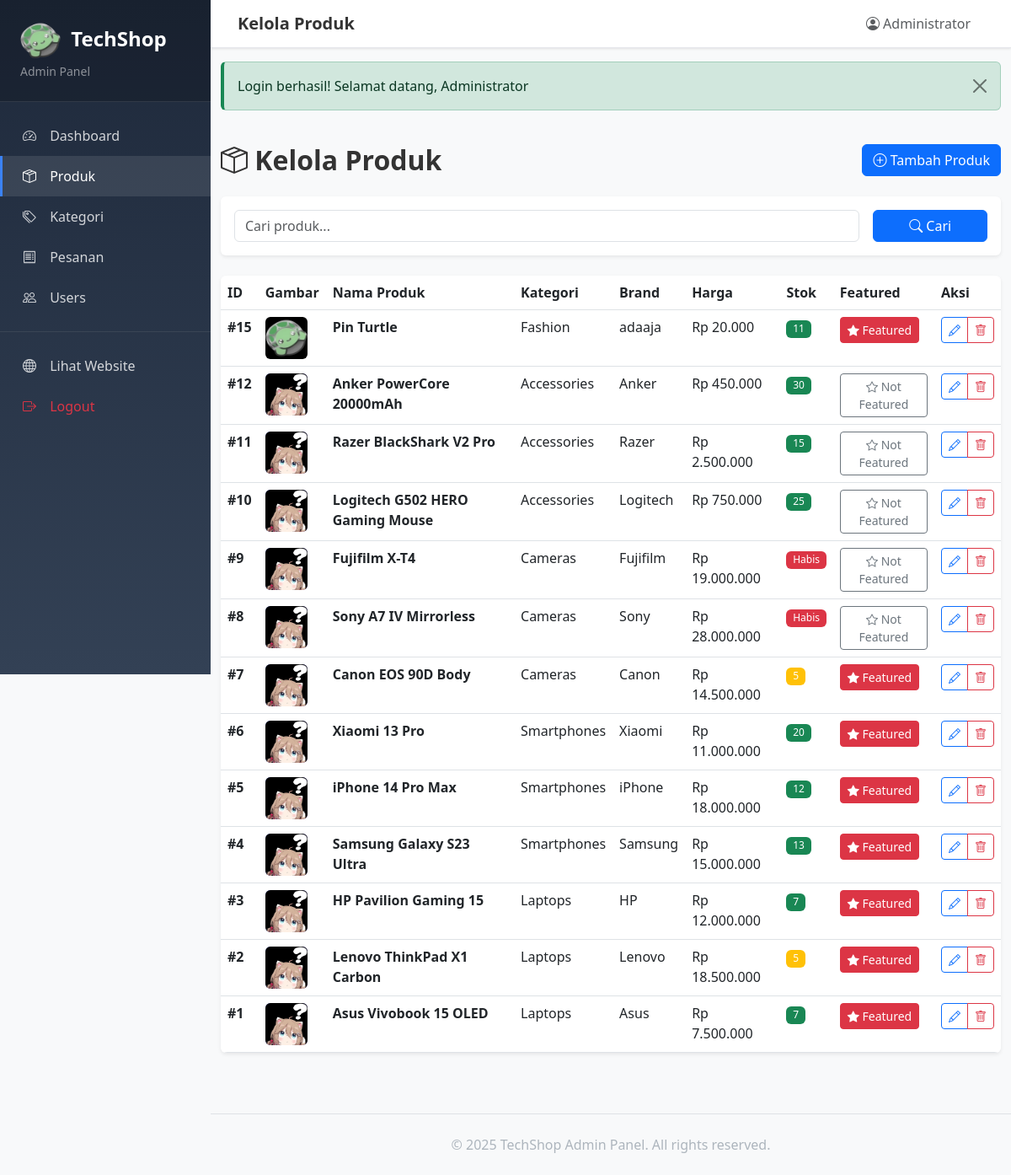
/admin/products.php (signed in), run on the app's committed database.
### tables this page shows
CREATE TABLE `products` (
  `id` int(11) NOT NULL,
  `product_cat` int(11) DEFAULT NULL,
  `product_brand` varchar(100) DEFAULT NULL,
  `name` varchar(150) NOT NULL,
  `description` text DEFAULT NULL,
  `price` decimal(12,2) NOT NULL,
  `stock` int(11) NOT NULL DEFAULT 0,
  `image` varchar(255) DEFAULT NULL COMMENT 'Nama file gambar di folder product_images/',
  `featured` tinyint(1) DEFAULT 0 COMMENT '1=Featured product',
  `created_at` timestamp NULL DEFAULT current_timestamp()
);

CREATE TABLE `categories` (
  `cat_id` int(11) NOT NULL,
  `cat_title` varchar(100) NOT NULL,
  `cat_description` text DEFAULT NULL,
  `image` varchar(255) DEFAULT NULL,
  `created_at` timestamp NULL DEFAULT current_timestamp()
);

### db.php (called while the page is built, shortened)
<?php
function clean($string) {
    return htmlspecialchars(trim($string), ENT_QUOTES, 'UTF-8');
}
?>

### config.php (called while the page is built, shortened)
<?php
function format_rupiah($number) {
    return "Rp " . number_format($number, 0, ',', '.');
}
function get_product_image($filename) {
    $is_admin = strpos($_SERVER['PHP_SELF'], '/admin/') !== false;
    $base_path = $is_admin ? '../' : '';
    $file_path = $base_path . "product_images/" . $filename;
    if (file_exists($file_path)) {
        return BASE_URL . '/product_images/' . $filename;
    }
    $no_image_path = $base_path . 'img/no-image.jpg';
    return BASE_URL . '/img/no-image.jpg?v=' . filemtime($no_image_path);
}
?>

### admin/products.php (the view, shortened to what this page needs)
<?php
require_once '../db.php';
require_once '../config.php';
$search = isset($_GET['search']) ? escape($_GET['search']) : '';
$where = !empty($search) ? "WHERE p.name LIKE '%$search%' OR p.description LIKE '%$search%'" : "";
$query = "SELECT p.*, c.cat_title
          FROM products p
          LEFT JOIN categories c ON p.product_cat = c.cat_id
          $where
          ORDER BY p.id DESC";
$products = mysqli_query($conn, $query);
include 'header_admin.php';
?>
<div class="container-fluid py-4">
    <div class="d-flex justify-content-between align-items-center mb-4">
        <h2 class="fw-bold mb-0"><i class="bi bi-box-seam"></i> Kelola Produk</h2>
        <a href="<?php echo BASE_URL; ?>/admin/add_product.php" class="btn btn-primary">
            <i class="bi bi-plus-circle"></i> Tambah Produk
        </a>
    </div>
    <div class="card border-0 shadow-sm mb-4">
        <div class="card-body">
            <form method="GET" action="" class="row g-3">
                <div class="col-md-10">
                    <input type="text" class="form-control" name="search"
                           placeholder="Cari produk..."
                           value="<?php echo clean($search); ?>">
                </div>
                <div class="col-md-2 d-grid">
                    <button type="submit" class="btn btn-primary">
                        <i class="bi bi-search"></i> Cari
                    </button>
                </div>
            </form>
        </div>
    </div>
    <div class="card border-0 shadow-sm">
        <div class="card-body p-0">
            <div class="table-responsive">
                <table class="table table-hover mb-0">
                    <thead class="bg-light">
                        <tr>
                            <th>ID</th>
                            <th>Gambar</th>
                            <th>Nama Produk</th>
                            <th>Kategori</th>
                            <th>Brand</th>
                            <th>Harga</th>
                            <th>Stok</th>
                            <th>Featured</th>
                            <th>Aksi</th>
                        </tr>
                    </thead>
                    <tbody>
                        <?php if (mysqli_num_rows($products) > 0): ?>
                            <?php while ($product = mysqli_fetch_assoc($products)): ?>
                                <tr>
                                    <td><strong>#<?php echo $product['id']; ?></strong></td>
                                    <td>
                                        <img src="<?php echo get_product_image($product['image']); ?>"
                                             alt="<?php echo clean($product['name']); ?>"
                                             style="width: 50px; height: 50px; object-fit: cover;"
                                             class="rounded">
                                    </td>
                                    <td>
                                        <strong><?php echo clean($product['name']); ?></strong>
                                    </td>
                                    <td><?php echo clean($product['cat_title'] ?? '-'); ?></td>
                                    <td><?php echo clean($product['product_brand'] ?? '-'); ?></td>
                                    <td><?php echo format_rupiah($product['price']); ?></td>
                                    <td>
                                        <?php if ($product['stock'] <= 5 && $product['stock'] > 0): ?>
                                            <span class="badge bg-warning"><?php echo $product['stock']; ?></span>
                                        <?php elseif ($product['stock'] == 0): ?>
                                            <span class="badge bg-danger">Habis</span>
                                        <?php else: ?>
                                            <span class="badge bg-success"><?php echo $product['stock']; ?></span>
                                        <?php endif; ?>
                                    </td>
                                    <td>
                                        <button type="button"
                                                class="btn btn-sm btn-toggle-featured <?php echo $product['featured'] ? 'btn-danger' : 'btn-outline-secondary'; ?>"
                                                data-id="<?php echo $product['id']; ?>"
                                                data-featured="<?php echo $product['featured']; ?>">
                                            <i class="bi bi-star<?php echo $product['featured'] ? '-fill' : ''; ?>"></i>
                                            <?php echo $product['featured'] ? 'Featured' : 'Not Featured'; ?>
                                        </button>
                                    </td>
                                    <td>
                                        <div class="btn-group btn-group-sm">
                                            <a href="<?php echo BASE_URL; ?>/admin/edit_product.php?id=<?php echo $product['id']; ?>"
                                               class="btn btn-outline-primary">
                                                <i class="bi bi-pencil"></i>
                                            </a>
                                            <button type="button"
                                                    class="btn btn-outline-danger btn-delete-product"
                                                    data-id="<?php echo $product['id']; ?>"
                                                    data-name="<?php echo clean($product['name']); ?>">
                                                <i class="bi bi-trash"></i>
                                            </button>
                                        </div>
                                    </td>
                                </tr>
                            <?php endwhile; ?>
                        <?php endif; ?>
                    </tbody>
                </table>
            </div>
        </div>
    </div>
</div>
<?php include 'footer_admin.php'; ?>

### css/style.css (style rules this page uses)
:root { --primary-color: #0d6efd; --secondary-color: #6c757d; --success-color: #198754; --danger-color: #dc3545; --warning-color: #ffc107; --info-color: #0dcaf0; --dark-color: #212529; --light-bg: #f8f9fa; }
body { font-family: 'Segoe UI', Tahoma, Geneva, Verdana, sans-serif; color: #333; }
.btn { transition: all 0.3s ease; }
.card { transition: box-shadow 0.3s ease; }
.badge { font-weight: 500; padding: 0.35em 0.65em; }
.table-responsive { border-radius: 0.5rem; overflow: hidden; }
.table thead { font-weight: 600; }
.table-hover tbody tr { transition: background-color 0.2s ease; }
img[src*="no-image"] { background: linear-gradient(135deg, #667eea 0%, #764ba2 100%); color: white; display: flex; align-items: center; justify-content: center; }

### admin/header_admin.php (style rules this page uses)
:root { --sidebar-width: 250px; }
body { background-color: #f8f9fa; }

### data on the page
products: id "15", image (picture), name "Pin Turtle", product_cat.cat_title "Fashion", product_brand "adaaja", price "Rp 20.000", stock "11", featured 1 (drawn)
products: id "12", name "Anker PowerCore 20000mAh", product_cat.cat_title "Accessories", product_brand "Anker", price "Rp 450.000", stock "30", featured 0 (drawn)
products: id "11", name "Razer BlackShark V2 Pro", product_cat.cat_title "Accessories", product_brand "Razer", price "Rp 2.500.000", stock "15", featured 0 (drawn)
products: id "10", name "Logitech G502 HERO Gaming Mouse", product_cat.cat_title "Accessories", product_brand "Logitech", price "Rp 750.000", stock "25", featured 0 (drawn)
products: id "9", name "Fujifilm X-T4", product_cat.cat_title "Cameras", product_brand "Fujifilm", price "Rp 19.000.000", stock "Habis", featured 0 (drawn)
products: id "8", name "Sony A7 IV Mirrorless", product_cat.cat_title "Cameras", product_brand "Sony", price "Rp 28.000.000", stock "Habis", featured 0 (drawn)
products: id "7", name "Canon EOS 90D Body", product_cat.cat_title "Cameras", product_brand "Canon", price "Rp 14.500.000", stock "5", featured 1 (drawn)
products: id "6", name "Xiaomi 13 Pro", product_cat.cat_title "Smartphones", product_brand "Xiaomi", price "Rp 11.000.000", stock "20", featured 1 (drawn)
products: id "5", name "iPhone 14 Pro Max", product_cat.cat_title "Smartphones", product_brand "iPhone", price "Rp 18.000.000", stock "12", featured 1 (drawn)
products: id "4", name "Samsung Galaxy S23 Ultra", product_cat.cat_title "Smartphones", product_brand "Samsung", price "Rp 15.000.000", stock "13", featured 1 (drawn)
products: id "3", name "HP Pavilion Gaming 15", product_cat.cat_title "Laptops", product_brand "HP", price "Rp 12.000.000", stock "7", featured 1 (drawn)
products: id "2", name "Lenovo ThinkPad X1 Carbon", product_cat.cat_title "Laptops", product_brand "Lenovo", price "Rp 18.500.000", stock "5", featured 1 (drawn)
products: id "1", name "Asus Vivobook 15 OLED", product_cat.cat_title "Laptops", product_brand "Asus", price "Rp 7.500.000", stock "7", featured 1 (drawn)

### other printed values
$page_title "Kelola Produk"
$_SESSION['user_name'] "Administrator"
$flash['message'] "Login berhasil! Selamat datang, Administrator"
